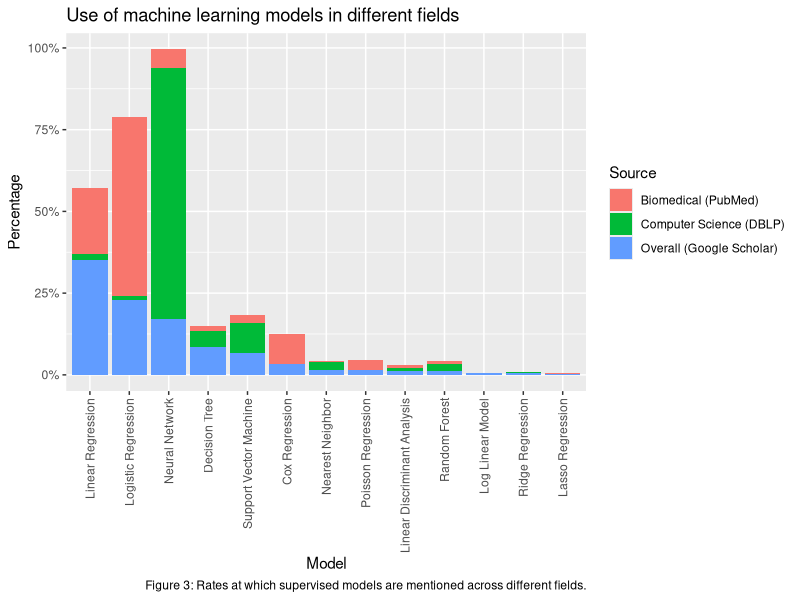
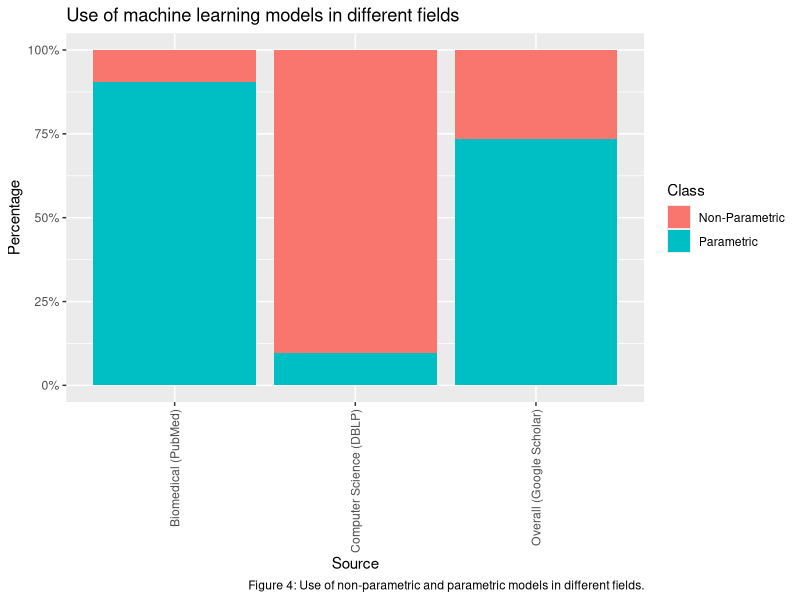
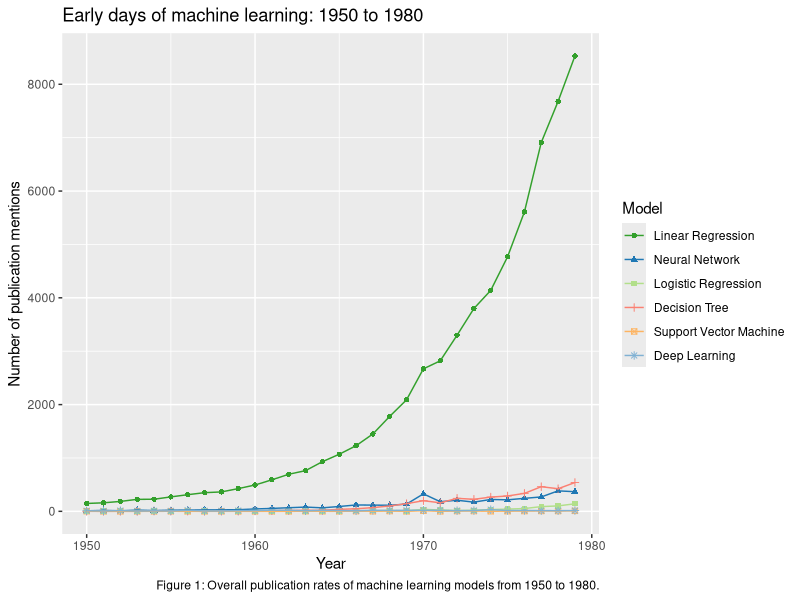
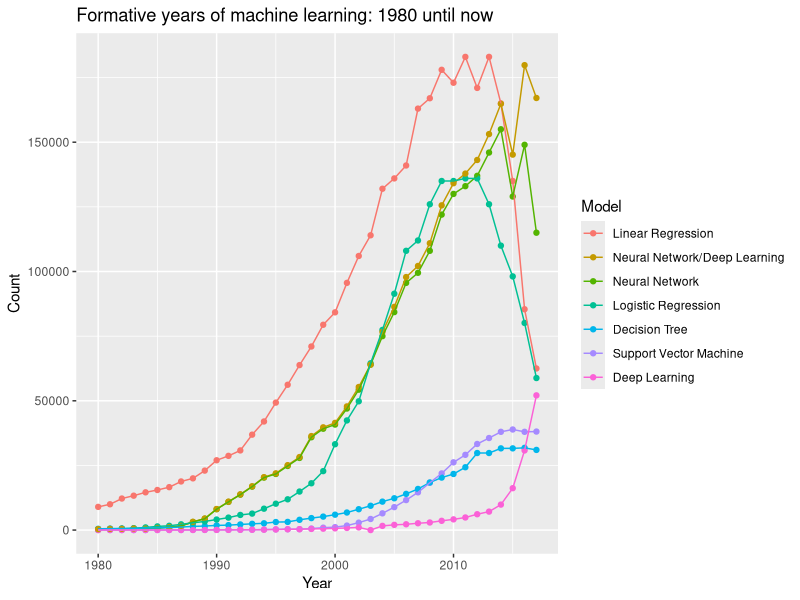
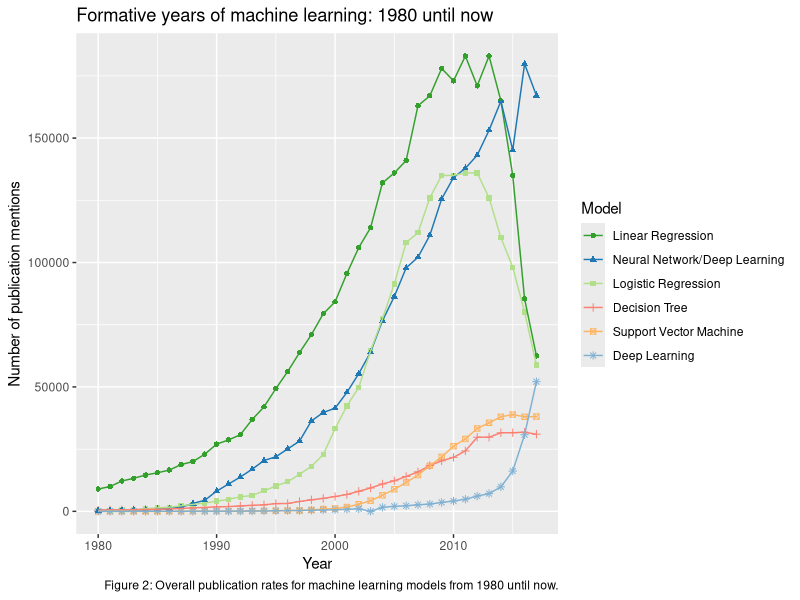

The R source for these figures, in order:
## ---- chunk 1
get.top.models <- function(df, k) {
    library(plyr) 
    total.df <- ddply(df, "Model", summarize, Total = sum(Count))
    o <- order(total.df$Total, decreasing = TRUE)
    top.models <- total.df[o, "Model"][1:k]
    return(top.models)
}
library(plyr)
df <- read.csv("ml_models_timeline.csv")
total.pubs <- ddply(df, .(Year), summarize, Total = sum(Count))
most.pubs.in.year <- total.pubs$Year[which.max(total.pubs$Total)]

# plot all and for all time
library(ggplot2)
#ggplot(df, aes(x = Year, y = Count, color = Model)) + 
#        geom_point() + geom_line() + ggtitle("Overall")
# select only the top-k models overall (from 1950 to now)
k <- 6
top.models <- get.top.models(df, k) # overall top models
plot.df <- df[df$Model %in% top.models, ]
library(ggplot2)
early.idx <- which(df$Year >= 1950 & df$Year < 1980)
top.models.early <- get.top.models(df[early.idx, ], k) # early top models
### Adjust df to pool DL + Neural Network
add.df <- df[df$Model == "Neural Network", ]
add.df$Count <- add.df$Count + df$Count[df$Model == "Deep Learning"]
add.df$Model <- "Neural Network/Deep Learning"
df <- rbind(df, add.df)
###
p.df.early <- df[early.idx, ]
early.summary <- ddply(p.df.early, "Model", summarize, Total = sum(Count))
o <- order(early.summary$Total, decreasing = TRUE)
#p.df.early$Model <- factor(p.df.early$Model, levels = early.summary$Model[o])
#p.df.early <- p.df.early[p.df.early$Model %in% top.models.early, ]
late.idx <- which(df$Year >= 1980 & df$Year <= 2017)
top.models.late <- get.top.models(df[late.idx, ], k) # late top models
# include deep learning
#top.models.late <- c(as.character(top.models.late), "Deep Learning")
top.models.late <- c("Decision Tree", "Deep Learning", "Linear Regression", "Logistic Regression", "Neural Network", "Neural Network/Deep Learning", "Support Vector Machine")
p.df.late <- df[late.idx, ]
late.summary <- ddply(p.df.late, "Model", summarize, Total = sum(Count))
o <- order(late.summary$Total, decreasing = TRUE)
p.df.late$Model <- factor(p.df.late$Model, levels = late.summary$Model[o])
p.df.late <- p.df.late[p.df.late$Model %in% top.models.late, ]
p.df.early$Model <- factor(p.df.early$Model, levels = late.summary$Model[o])
p.df.early <- p.df.early[p.df.early$Model %in% top.models.late, ]
#p.df.late <- p.df.late[p.df.late$Model %in% top.models, ]
p2 <- ggplot(p.df.late, aes(x = Year, y = Count, color = Model)) + 
        geom_point() + geom_line() + 
        ggtitle("Formative years of machine learning: 1980 until now")
library(RColorBrewer)
pair.colors <- brewer.pal(4, "Paired")
other.colors <- brewer.pal(9, "Set3")
my.colors1 <- c("Neural Network/Deep Learning" = pair.colors[2],
               "Deep Learning" = other.colors[5],
               "Neural Network" = pair.colors[2],
               "Linear Regression" = pair.colors[4],
               "Logistic Regression" = pair.colors[3])
my.colors2 <- c("Support Vector Machine" = other.colors[6], 
                  "Decision Tree" = other.colors[4])
my.colors <- c(my.colors1, my.colors2)

plot_timeline <- function(data, title, caption, my.colors) {
    p <- ggplot(data, aes(x = Year, y = Count, color = Model, shape = Model)) + 
        geom_point() + geom_line() + 
        ggtitle(title) +
        labs(caption = caption)  +
        scale_color_manual(values = my.colors) +
        ylab("Number of publication mentions")
    return(p)
}
p1 <-  plot_timeline(p.df.early, "Early days of machine learning: 1950 to 1980", 
        "Figure 1: Overall publication rates of machine learning models from 1950 to 1980.", my.colors) 
p.df.late <- p.df.late[p.df.late$Model != "Neural Network",] # show only pooled values for DL and NN
p4 <- plot_timeline(p.df.late, "Formative years of machine learning: 1980 until now", 
                    "Figure 2: Overall publication rates for machine learning models from 1980 until now.", my.colors)
#library(gridExtra)
#grid.arrange(p1, p2, p3)
## ---- chunk 2
#p1
## ---- chunk 3
#p4
## ---- chunk 4
df <- read.csv("ml_models_overall.csv")
library(reshape2)
df.m <- melt(df, "Source")
# get percentages: values are not comparable otherwise
library(dplyr)
df.m <- group_by(df.m, Source) %>% mutate(percent = value/sum(value, na.rm = TRUE))
colnames(df.m) <- c("Source", "Model", "Count", "Percentage")
# sort columns by overall usage
overall.idx <- which(df.m$Source == "Overall (Google Scholar)")
o <- order(df.m$Count[overall.idx], decreasing = TRUE)
df.m$Model <- factor(gsub("[_.]", " ", df.m$Model), levels = gsub("[_.]", " ", levels(df.m$Model))[o])
p.fields <- ggplot(df.m, aes(x = Model, y = Percentage, fill = Source)) + geom_bar(stat = "identity") +
    theme(axis.text.x = element_text(angle = 90, hjust = 1, vjust = 0.5)) + 
    scale_y_continuous(labels = scales::percent_format()) +
    ggtitle("Use of machine learning models in different fields") + 
    labs(caption = "Figure 3: Rates at which supervised models are mentioned across different fields.")
#p.fields
# top 6 models by source
#n <- 6
#for (source in unique(df.m$Source)) {
    #idx <- which(df.m$Source == source)
    #o <- order(df.m$Percentage[idx], decreasing = TRUE)
    #top.df <- df.m[idx[o[1:n]], ]
    #print(top.df)
#}
## ---- chunk 5
###
# group parametric and non-parametric methods
###
# param.methods: parametric and semi-parametric (e.g. cox)
param.methods <- c("Linear Regression", "Logistic Regression", "Decision Tree", "Cox Regression", 
                    "Poisson Regression", "Linear Discriminant Analysis", "Log Linear Model", 
                    "Ridge Regression", "Lasso Regression")
non.param.methods <- c("Neural Network", "Support Vector Machine", "Deep Learning",
                        "Nearest Neighbor", "Random Forest")
df.m$Class <- ifelse(df.m$Model %in% param.methods, "Parametric", "Non-Parametric")
p.parametric <- ggplot(df.m, aes(x = Source, y = Percentage, fill = Class)) + geom_bar(stat = "identity") +
    theme(axis.text.x = element_text(angle = 90, hjust = 1, vjust = 0.5)) + 
    scale_y_continuous(labels = scales::percent_format()) +
    ggtitle("Use of machine learning models in different fields") + 
    labs(caption = "Figure 4: Use of non-parametric and parametric models in different fields.")
#p.parametric
# total percentages
percentage.df <- ddply(df.m, .(Source, Class), summarize, Total = sum(Percentage))
